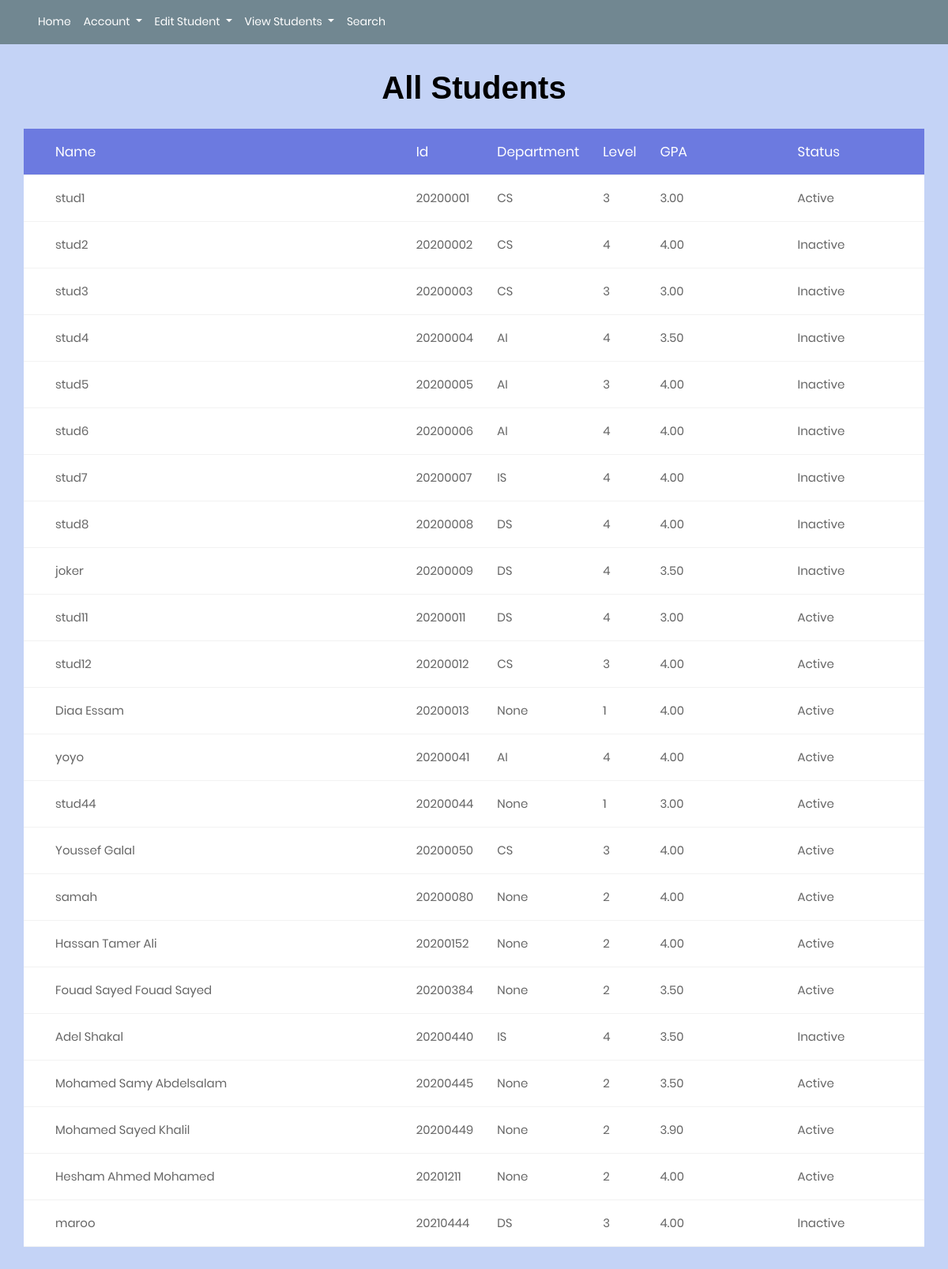
The app's page /showstudent with its own data.
### Studentaffairsapp/models.py (models this page shows, shortened)
class studentdataa(models.Model):
    id = models.CharField(max_length=8,unique=True,null=False,primary_key=True)
    nationalnum = models.CharField(max_length=14,null=False,unique=True)
    name= models.CharField(max_length=50,null=False)
    dateofbirth=models.DateField()
    phone=models.CharField(max_length=15,null=False,unique=True)
    email=models.CharField(max_length=30,null=False,unique=True)
    gpa=models.DecimalField(max_digits=3,decimal_places=2)
    level=models.CharField(max_length=2,null=False)
    department=models.CharField(max_length=3)
    status=models.CharField(max_length=10,null=False)
    gender=models.CharField(max_length=15,null=False)
    class Meta:
        db_table = "StudentsData"

### Studentaffairsapp/views.py (the view)
# urls.py: path('showstudent',views.showstudent,name='showstudentpath'),
def showstudent(request):
    if activeuser.objects.filter(status='active').exists():
        allstud =  studentdataa.objects.all().order_by('id')
        template = loader.get_template('showstudent.html')
        context = {
            'allstu': allstud
        }
        return HttpResponse(template.render(context, request))
    messages.error(request,"Sorry you must login first")
    return redirect('../loginpage')

### Studentaffairsapp/templates/StudentAffairs/showstudent.html (shortened to what this page needs)
{% extends 'base.html' %}
{% load static %}
{% block content %}
<!DOCTYPE html>
<html lang="en">
<head>
    <link rel="stylesheet" href="{% static 'styles/CSSstyle_showstudent.css' %}">
</head>
<body>
    <div class="limiter">
        <div class="container-table100">
            <center>
                <h1 style="color: black; " class="m-b-30"><b>All Students</b></h1>
            </center>
                    <div style='width:100%'>
                        <div class="table">
                            <div class="row header" id="myheader">
                                <div class="cell col-10">Name</div>
                                <div class="cell col-auto">Id</div>
                                <div class="cell col-auto">Department</div>
                                <div class="cell col-auto">Level</div>
                                <div class="cell col-auto">GPA</div>
                                <div class="cell col-auto">Status</div>
                            </div>
                            {% for x in allstu %}
                            <div class="row" id="del' + id + '" >
                                <div class="cell col-10">{{x.name}}</div>
                                <div class="cell col-auto">{{x.id}}</div>
                                <div class="cell col-auto">{{x.department}}</div>
                                <div class="cell col-auto">{{x.level}}</div>
                                <div class="cell col-auto">{{x.gpa}}</div>
                                <div class="cell col-auto">{{x.status}}</div>
                            </div>
                            {% endfor %}
                        </div>
                    </div>
        </div>
    </div>
</body>
</html>
{% endblock content %}

### Studentaffairsapp/static/styles/login/main.css (style rules this page uses)
* { margin: 0px; padding: 0px; box-sizing: border-box; }
body, html { height: 100%; font-family: Poppins-Regular, sans-serif; }
h1, h2, h3, h4, h5, h6 { margin: 0px; }
.limiter { width: 100%; margin: 0 auto; }

### Studentaffairsapp/static/show/main.css (style rules this page uses)
* { margin: 0px; padding: 0px; box-sizing: border-box; }
body, html { height: 100%; font-family: sans-serif; }
h1, h2, h3, h4, h5, h6 { margin: 0px; }
.limiter { width: 100%; margin: 0 auto; }
.container-table100 { width: 100%; min-height: 100vh; background: #c4d3f6; display: -webkit-box; display: -webkit-flex; display: -moz-box; display: -ms-flexbox; display: flex; align-items: center; justify-content: center; flex-wrap: wrap; padding: 33px 30px; }
.table { max-width: 100%; display: table; margin: 0; }
.row { display: table-row; background: #fff; }
.row.header { color: #ffffff; background: #6c7ae0; }
.cell { display: table-cell; }
.row .cell { font-family: Poppins-Regular; font-size: 15px; color: #666666; line-height: 1.2; font-weight: unset !important; padding-top: 20px; padding-bottom: 20px; border-bottom: 1px solid #f2f2f2; }
.row.header .cell { font-family: Poppins-Regular; font-size: 17px; color: #fff; line-height: 1.2; font-weight: unset !important; padding-top: 19px; padding-bottom: 19px; }
.row .cell:nth-child(1) { width: 500px; padding-left: 40px; }
.row .cell:nth-child(2) { width: 20; }
.row .cell:nth-child(3) { width: 20px; }
.row .cell:nth-child(4) { width: 20px; }
.table, .row { width: 100% !important; }

### Studentaffairsapp/static/styles/CSSstyle_showstudent.css (style rules this page uses)
#myheader { background: #6c7ae0; }
.row .cell:nth-child(5) { width: 180px; }
.row .cell:nth-child(6) { width: 180px; }

### records on screen
studentdataa: name "stud1", id "20200001", department "CS", level "3", gpa "3.00", status "Active"
studentdataa: name "stud2", id "20200002", department "CS", level "4", gpa "4.00", status "Inactive"
studentdataa: name "stud3", id "20200003", department "CS", level "3", gpa "3.00", status "Inactive"
studentdataa: name "stud4", id "20200004", department "AI", level "4", gpa "3.50", status "Inactive"
studentdataa: name "stud5", id "20200005", department "AI", level "3", gpa "4.00", status "Inactive"
studentdataa: name "stud6", id "20200006", department "AI", level "4", gpa "4.00", status "Inactive"
studentdataa: name "stud7", id "20200007", department "IS", level "4", gpa "4.00", status "Inactive"
studentdataa: name "stud8", id "20200008", department "DS", level "4", gpa "4.00", status "Inactive"
studentdataa: name "joker", id "20200009", department "DS", level "4", gpa "3.50", status "Inactive"
studentdataa: name "stud11", id "20200011", department "DS", level "4", gpa "3.00", status "Active"
studentdataa: name "stud12", id "20200012", department "CS", level "3", gpa "4.00", status "Active"
studentdataa: name "Diaa Essam", id "20200013", department "None", level "1", gpa "4.00", status "Active"
studentdataa: name "yoyo", id "20200041", department "AI", level "4", gpa "4.00", status "Active"
studentdataa: name "stud44", id "20200044", department "None", level "1", gpa "3.00", status "Active"
studentdataa: name "Youssef Galal", id "20200050", department "CS", level "3", gpa "4.00", status "Active"
studentdataa: name "samah", id "20200080", department "None", level "2", gpa "4.00", status "Active"
studentdataa: name "Hassan Tamer Ali", id "20200152", department "None", level "2", gpa "4.00", status "Active"
studentdataa: name "Fouad Sayed Fouad Sayed", id "20200384", department "None", level "2", gpa "3.50", status "Active"
studentdataa: name "Adel Shakal", id "20200440", department "IS", level "4", gpa "3.50", status "Inactive"
studentdataa: name "Mohamed Samy Abdelsalam", id "20200445", department "None", level "2", gpa "3.50", status "Active"
studentdataa: name "Mohamed Sayed Khalil", id "20200449", department "None", level "2", gpa "3.90", status "Active"
studentdataa: name "Hesham Ahmed Mohamed", id "20201211", department "None", level "2", gpa "4.00", status "Active"
studentdataa: name "maroo", id "20210444", department "DS", level "3", gpa "4.00", status "Inactive"
